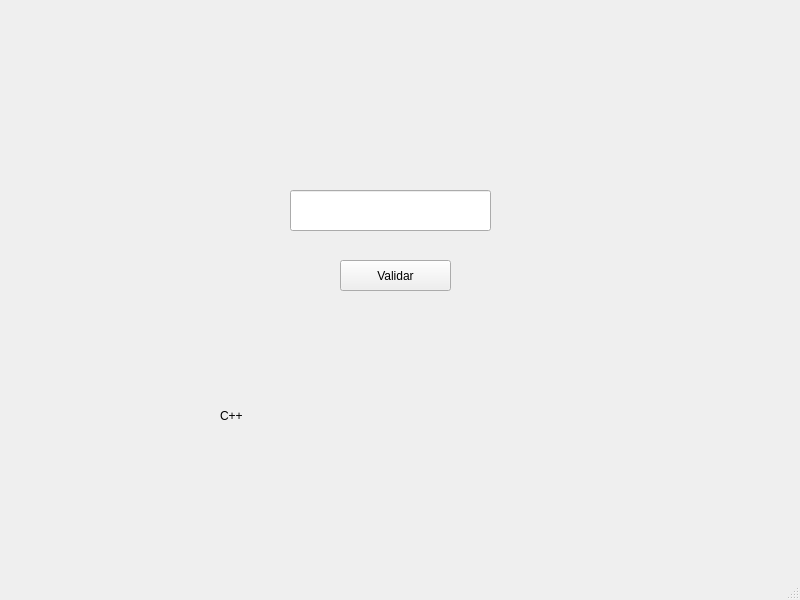
<?xml version="1.0" encoding="UTF-8"?>
<ui version="4.0">
 <class>MainWindow</class>
 <widget class="QMainWindow" name="MainWindow">
  <property name="geometry">
   <rect>
    <x>0</x>
    <y>0</y>
    <width>800</width>
    <height>600</height>
   </rect>
  </property>
  <property name="windowTitle">
   <string>MainWindow</string>
  </property>
  <widget class="QWidget" name="centralwidget">
   <widget class="QLineEdit" name="txtPwd">
    <property name="geometry">
     <rect>
      <x>290</x>
      <y>190</y>
      <width>201</width>
      <height>41</height>
     </rect>
    </property>
   </widget>
   <widget class="QPushButton" name="btnValidar">
    <property name="geometry">
     <rect>
      <x>340</x>
      <y>260</y>
      <width>111</width>
      <height>31</height>
     </rect>
    </property>
    <property name="text">
     <string>Validar</string>
    </property>
   </widget>
   <widget class="QLabel" name="lblSalida">
    <property name="geometry">
     <rect>
      <x>220</x>
      <y>340</y>
      <width>451</width>
      <height>151</height>
     </rect>
    </property>
    <property name="styleSheet">
     <string notr="true">font: 36pt &quot;Segoe UI&quot;;</string>
    </property>
    <property name="text">
     <string>C++</string>
    </property>
   </widget>
  </widget>
  <widget class="QMenuBar" name="menubar">
   <property name="geometry">
    <rect>
     <x>0</x>
     <y>0</y>
     <width>800</width>
     <height>25</height>
    </rect>
   </property>
  </widget>
  <widget class="QStatusBar" name="statusbar"/>
 </widget>
 <resources/>
 <connections/>
</ui>
